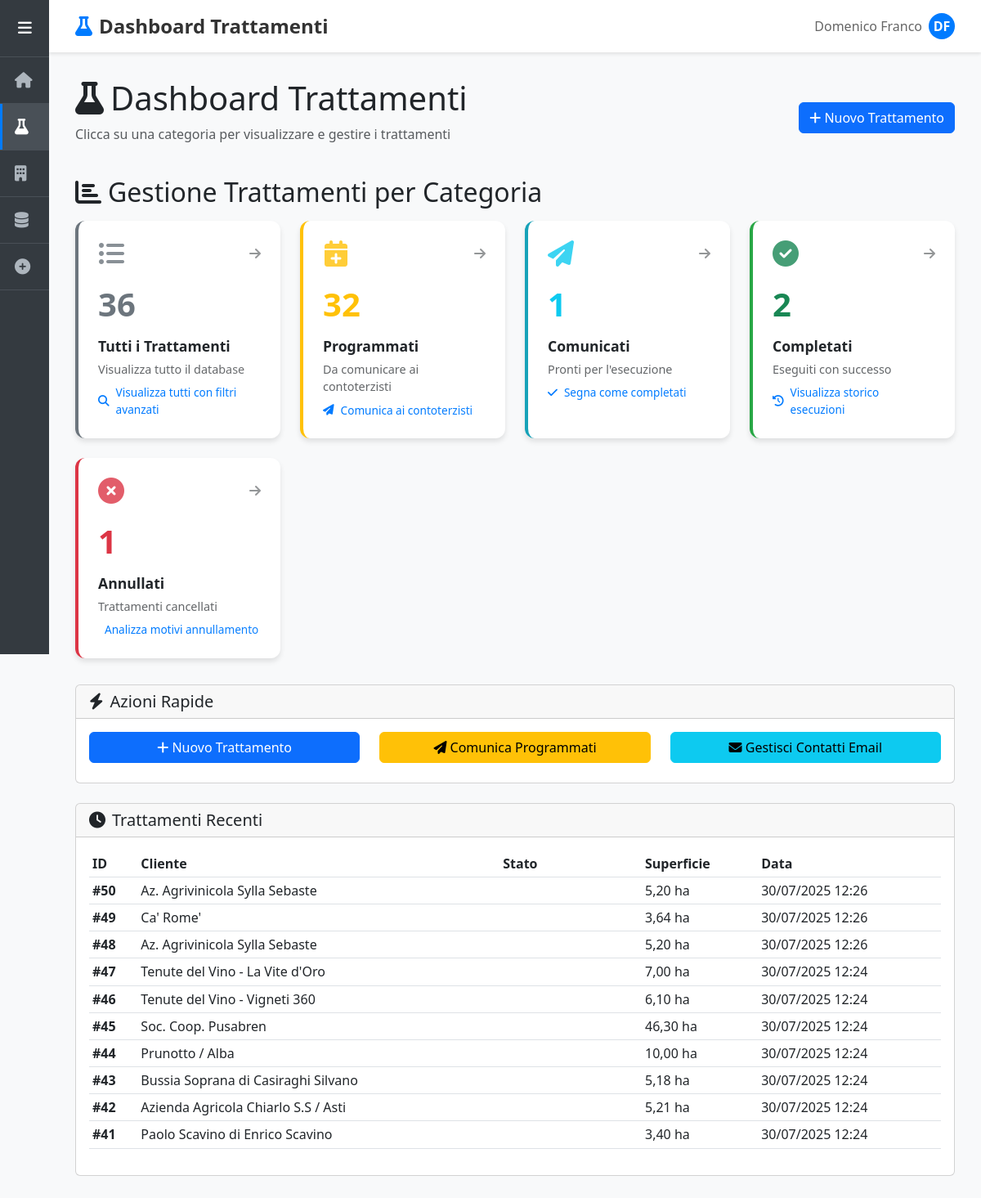
Screenshot of /trattamenti/ with the database file from the repository.
### domenico/models.py (models this page shows, shortened)
class Trattamento(models.Model):
    STATI_CHOICES = [
        ('programmato', 'Programmato'),
        ('comunicato', 'Comunicato'),
        ('completato', 'Completato'),
        ('annullato', 'Annullato'),
    ]
    cliente = models.ForeignKey(Cliente, on_delete=models.CASCADE, related_name='trattamenti')
    cascina = models.ForeignKey(Cascina, on_delete=models.CASCADE, null=True, blank=True, related_name='trattamenti')
    terreni = models.ManyToManyField(Terreno, blank=True, related_name='trattamenti')
    LIVELLI_APPLICAZIONE = [
        ('cliente', 'Intera Azienda'),
        ('cascina', 'Cascina'),
        ('terreno', 'Terreni Selezionati'),
    ]
    livello_applicazione = models.CharField(
        max_length=20,
        choices=LIVELLI_APPLICAZIONE,
        default='cliente',
        help_text="Specifica il livello di applicazione del trattamento"
    )
    data_inserimento = models.DateTimeField(auto_now_add=True)
    data_comunicazione = models.DateTimeField(null=True, blank=True)
    data_esecuzione_prevista = models.DateField(null=True, blank=True)
    data_esecuzione_effettiva = models.DateField(null=True, blank=True)
    stato = models.CharField(
        max_length=20,
        choices=STATI_CHOICES,
        default='programmato',
        help_text="Stato attuale del trattamento"
    )
    note = models.TextField(blank=True, help_text="Note aggiuntive per il trattamento")
    class Meta:
        ordering = ['-data_inserimento']
        verbose_name = 'Trattamento'
        verbose_name_plural = 'Trattamenti'
    def get_superficie_interessata(self):
        from decimal import Decimal
        try:
            if self.livello_applicazione == 'cliente':
                superficie = self.cliente.get_superficie_totale()
            elif self.livello_applicazione == 'cascina' and self.cascina:
                superficie = self.cascina.get_superficie_totale()
            elif self.livello_applicazione == 'terreno':
                superficie = sum(terreno.superficie for terreno in self.terreni.all())
            else:
                superficie = 0
            return Decimal(str(superficie)) if superficie else Decimal('0')
        except Exception as e:
            print(f"Errore calcolo superficie trattamento {self.id}: {e}")
            return Decimal('0')

class Cliente(models.Model):
    nome = models.CharField(max_length=200)
    creato_il = models.DateTimeField(auto_now_add=True)
    def get_superficie_totale(self):
        from decimal import Decimal
        try:
            superficie = sum(cascina.get_superficie_totale() for cascina in self.cascine.all())
            return Decimal(str(superficie))
        except Exception:
            return Decimal('0')

class Cascina(models.Model):
    nome = models.CharField(max_length=200)
    cliente = models.ForeignKey(Cliente, on_delete=models.CASCADE, related_name='cascine')
    contoterzista = models.ForeignKey(
        Contoterzista,
        on_delete=models.SET_NULL,
        null=True,
        blank=True,
        related_name='cascine',
        help_text="Contoterzista responsabile per questa cascina (opzionale)"
    )
    def get_superficie_totale(self):
        from decimal import Decimal
        try:
            superficie = sum(terreno.superficie for terreno in self.terreni.all())
            return Decimal(str(superficie))
        except Exception:
            return Decimal('0')

class Terreno(models.Model):
    nome = models.CharField(max_length=200)
    cascina = models.ForeignKey(Cascina, on_delete=models.CASCADE, related_name='terreni')
    superficie = models.DecimalField(
        max_digits=10,
        decimal_places=2,
        validators=[MinValueValidator(0.01)],
        help_text="Superficie in ettari"
    )
    class Meta:
        verbose_name = "Terreno"
        verbose_name_plural = "Terreni"

### domenico/views.py (the view)
# urls.py: path('trattamenti/', views.trattamenti, name='trattamenti'),
def trattamenti(request):
    view_type = request.GET.get('view', 'dashboard')
    if view_type == 'dashboard':
        return trattamenti_dashboard(request)
    else:
        return trattamenti_table(request, view_type)

### domenico/views.py (called while the page is built)
def trattamenti_dashboard(request):
    from django.db.models import Count
    stats = {
        'totali': Trattamento.objects.count(),
        'programmati': Trattamento.objects.filter(stato='programmato').count(),
        'comunicati': Trattamento.objects.filter(stato='comunicato').count(),
        'completati': Trattamento.objects.filter(stato='completato').count(),
        'annullati': Trattamento.objects.filter(stato='annullato').count(),
    }
    trattamenti_recenti = Trattamento.objects.select_related(
        'cliente', 'cascina', 'cascina__contoterzista'
    ).prefetch_related('terreni')[:10]
    context = {
        'stats': stats,
        'trattamenti_recenti': trattamenti_recenti,
    }
    return render(request, 'trattamenti.html', context)

### domenico/templates/trattamenti.html (shortened to what this page needs)
{% extends 'base.html' %}
{% block page_title %}Dashboard Trattamenti{% endblock %}
{% block page_icon %}<i class="fas fa-flask"></i>{% endblock %}
{% block content %}
<div class="d-flex justify-content-between align-items-center mb-4">
    <div>
        <h1><i class="fas fa-flask me-2"></i>Dashboard Trattamenti</h1>
        <p class="text-muted">Clicca su una categoria per visualizzare e gestire i trattamenti</p>
    </div>
    <div>
        <a href="{% url 'inserisci' %}" class="btn btn-primary">
            <i class="fas fa-plus"></i> Nuovo Trattamento
        </a>
    </div>
</div>
<div class="stats-overview">
    <h2 class="mb-3">
        <i class="fas fa-chart-bar me-2"></i>Gestione Trattamenti per Categoria
    </h2>
    <div class="stats-grid">
        <a href="?view=tutti" class="stat-card totali">
            <div class="stat-icon">
                <i class="fas fa-list-ul text-secondary"></i>
                <i class="fas fa-arrow-right nav-indicator"></i>
            </div>
            <div class="stat-number text-secondary">{{ stats.totali }}</div>
            <div class="stat-label">Tutti i Trattamenti</div>
            <div class="stat-sublabel">Visualizza tutto il database</div>
            <div class="stat-action">
                <i class="fas fa-search"></i>
                Visualizza tutti con filtri avanzati
            </div>
        </a>
        <a href="?view=programmati" class="stat-card programmati">
            <div class="stat-icon">
                <i class="fas fa-calendar-plus text-warning"></i>
                <i class="fas fa-arrow-right nav-indicator"></i>
            </div>
            <div class="stat-number text-warning">{{ stats.programmati }}</div>
            <div class="stat-label">Programmati</div>
            <div class="stat-sublabel">Da comunicare ai contoterzisti</div>
            <div class="stat-action">
                <i class="fas fa-paper-plane"></i>
                Comunica ai contoterzisti
            </div>
        </a>
        <a href="?view=comunicati" class="stat-card comunicati">
            <div class="stat-icon">
                <i class="fas fa-paper-plane text-info"></i>
                <i class="fas fa-arrow-right nav-indicator"></i>
            </div>
            <div class="stat-number text-info">{{ stats.comunicati }}</div>
            <div class="stat-label">Comunicati</div>
            <div class="stat-sublabel">Pronti per l'esecuzione</div>
            <div class="stat-action">
                <i class="fas fa-check"></i>
                Segna come completati
            </div>
        </a>
        <a href="?view=completati" class="stat-card completati">
            <div class="stat-icon">
                <i class="fas fa-check-circle text-success"></i>
                <i class="fas fa-arrow-right nav-indicator"></i>
            </div>
            <div class="stat-number text-success">{{ stats.completati }}</div>
            <div class="stat-label">Completati</div>
            <div class="stat-sublabel">Eseguiti con successo</div>
            <div class="stat-action">
                <i class="fas fa-history"></i>
                Visualizza storico esecuzioni
            </div>
        </a>
        <a href="?view=annullati" class="stat-card annullati">
            <div class="stat-icon">
                <i class="fas fa-times-circle text-danger"></i>
                <i class="fas fa-arrow-right nav-indicator"></i>
            </div>
            <div class="stat-number text-danger">{{ stats.annullati }}</div>
            <div class="stat-label">Annullati</div>
            <div class="stat-sublabel">Trattamenti cancellati</div>
            <div class="stat-action">
                Analizza motivi annullamento
            </div>
        </a>
    </div>
</div>
<div class="quick-actions mt-4">
    <div class="card">
        <div class="card-header">
            <h5 class="mb-0">
                <i class="fas fa-bolt me-2"></i>Azioni Rapide
            </h5>
        </div>
        <div class="card-body">
            <div class="row">
                <div class="col-md-4">
                    <a href="{% url 'inserisci' %}" class="btn btn-primary w-100 mb-2">
                        <i class="fas fa-plus"></i> Nuovo Trattamento
                    </a>
                </div>
                <div class="col-md-4">
                    <a href="?view=programmati" class="btn btn-warning w-100 mb-2">
                        <i class="fas fa-paper-plane"></i> Comunica Programmati
                    </a>
                </div>
                <div class="col-md-4">
                    <a href="{% url 'contatti_email' %}" class="btn btn-info w-100 mb-2">
                        <i class="fas fa-envelope"></i> Gestisci Contatti Email
                    </a>
                </div>
            </div>
        </div>
    </div>
</div>
{% if trattamenti_recenti %}
<div class="recent-treatments mt-4">
    <div class="card">
        <div class="card-header">
            <h5 class="mb-0">
                <i class="fas fa-clock me-2"></i>Trattamenti Recenti
            </h5>
        </div>
        <div class="card-body">
            <div class="table-responsive">
                <table class="table table-sm">
                    <thead>
                        <tr>
                            <th>ID</th>
                            <th>Cliente</th>
                            <th>Stato</th>
                            <th>Superficie</th>
                            <th>Data</th>
                        </tr>
                    </thead>
                    <tbody>
                        {% for trattamento in trattamenti_recenti %}
                        <tr>
                            <td><strong>#{{ trattamento.id }}</strong></td>
                            <td>{{ trattamento.cliente.nome }}</td>
                            <td>
                                <span class="badge bg-{{ trattamento.stato }}">
                                </span>
                            </td>
                            <td>{{ trattamento.get_superficie_interessata|floatformat:2 }} ha</td>
                            <td>{{ trattamento.data_inserimento|date:"d/m/Y H:i" }}</td>
                        </tr>
                        {% endfor %}
                    </tbody>
                </table>
            </div>
        </div>
    </div>
</div>
{% endif %}
{% endblock %}

### domenico/templates/base.html (style rules this page uses)
:root { --sidebar-width: 60px; --sidebar-expanded-width: 200px; --sidebar-bg: #343a40; --sidebar-hover: #495057; --primary-color: #007bff; }
body { background-color: #f8f9fa; font-family: 'Segoe UI', Tahoma, Geneva, Verdana, sans-serif; }
.page-title i { margin-right: 0.5rem; color: var(--primary-color); }

### domenico/templates/trattamenti.html (style rules this page uses)
.stats-grid { display: grid; grid-template-columns: repeat(auto-fit, minmax(250px, 1fr)); gap: 1.5rem; margin-bottom: 2rem; }
.stat-card { background: white; border-radius: 12px; padding: 1.5rem; box-shadow: 0 4px 6px rgba(0, 0, 0, 0.1); transition: all 0.3s ease; border-left: 4px solid; text-decoration: none; color: inherit; display: block; position: relative; overflow: hidden; }
.stat-card::after { content: ''; position: absolute; top: 0; right: -50px; width: 100px; height: 100%; background: linear-gradient(45deg, transparent, rgba(255,255,255,0.1), transparent); transform: skewX(-25deg); transition: right 0.5s ease; }
.stat-card.totali { border-left-color: #6c757d; }
.stat-card.programmati { border-left-color: #ffc107; }
.stat-card.comunicati { border-left-color: #17a2b8; }
.stat-card.completati { border-left-color: #28a745; }
.stat-card.annullati { border-left-color: #dc3545; }
.stat-icon { font-size: 2rem; margin-bottom: 1rem; opacity: 0.8; display: flex; align-items: center; justify-content: space-between; }
.stat-icon .nav-indicator { font-size: 1rem; opacity: 0.6; transition: all 0.3s ease; }
.stat-number { font-size: 2.5rem; font-weight: bold; margin-bottom: 0.5rem; }
.stat-label { font-size: 1.1rem; font-weight: 600; margin-bottom: 0.25rem; }
.stat-sublabel { font-size: 0.9rem; opacity: 0.7; margin-bottom: 0.5rem; }
.stat-action { font-size: 0.85rem; color: #007bff; font-weight: 500; display: flex; align-items: center; gap: 0.5rem; margin-top: 0.5rem; }

### rows the page displays
Trattamento: id "50", cliente.nome "Az. Agrivinicola Sylla Sebaste", get_superficie_interessata "5,20", data_inserimento "30/07/2025 12:26"
Trattamento: id "49", cliente.nome "Ca' Rome'", get_superficie_interessata "3,64", data_inserimento "30/07/2025 12:26"
Trattamento: id "48", cliente.nome "Az. Agrivinicola Sylla Sebaste", get_superficie_interessata "5,20", data_inserimento "30/07/2025 12:26"
Trattamento: id "47", cliente.nome "Tenute del Vino - La Vite d'Oro", get_superficie_interessata "7,00", data_inserimento "30/07/2025 12:24"
Trattamento: id "46", cliente.nome "Tenute del Vino - Vigneti 360", get_superficie_interessata "6,10", data_inserimento "30/07/2025 12:24"
Trattamento: id "45", cliente.nome "Soc. Coop. Pusabren", get_superficie_interessata "46,30", data_inserimento "30/07/2025 12:24"
Trattamento: id "44", cliente.nome "Prunotto / Alba", get_superficie_interessata "10,00", data_inserimento "30/07/2025 12:24"
Trattamento: id "43", cliente.nome "Bussia Soprana di Casiraghi Silvano", get_superficie_interessata "5,18", data_inserimento "30/07/2025 12:24"
Trattamento: id "42", cliente.nome "Azienda Agricola Chiarlo S.S / Asti", get_superficie_interessata "5,21", data_inserimento "30/07/2025 12:24"
Trattamento: id "41", cliente.nome "Paolo Scavino di Enrico Scavino", get_superficie_interessata "3,40", data_inserimento "30/07/2025 12:24"

### other values shown
{{ stats.totali }} "36"
{{ stats.programmati }} "32"
{{ stats.comunicati }} "1"
{{ stats.completati }} "2"
{{ stats.annullati }} "1"
